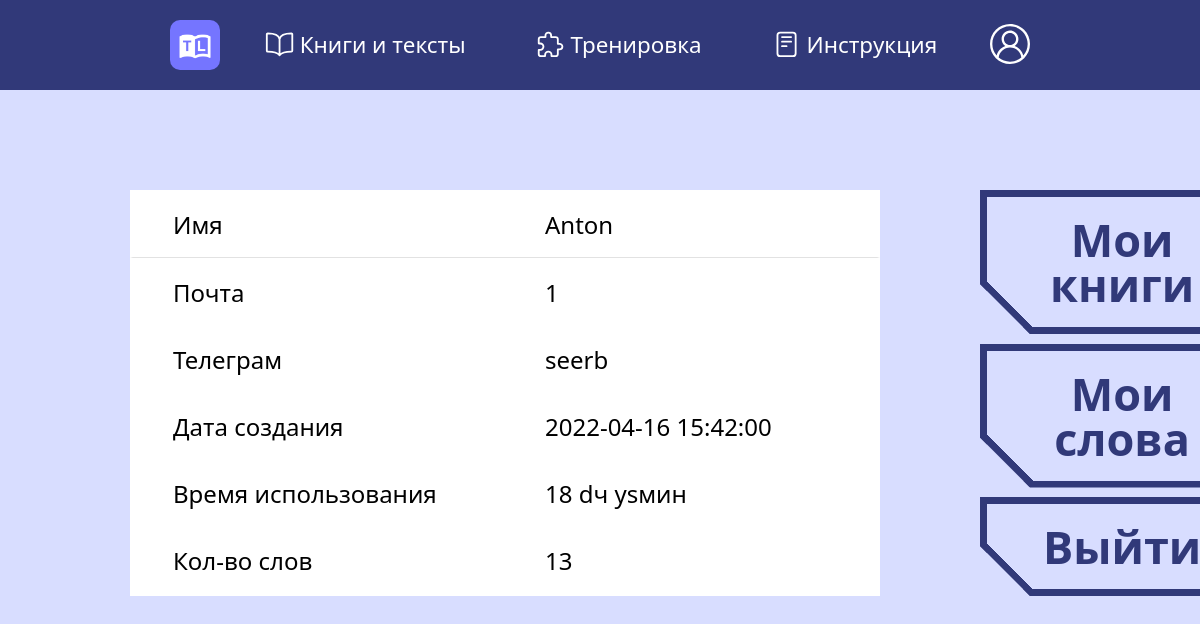
Screenshot of /profile (signed in) with the database file from the repository.
### data/users.py (models this page shows, shortened)
class User(SqlAlchemyBase, UserMixin, SerializerMixin):
    __tablename__ = 'users'
    id = sqlalchemy.Column(sqlalchemy.Integer, primary_key=True, autoincrement=True)
    name = sqlalchemy.Column(sqlalchemy.VARCHAR, nullable=False, unique=True)
    email = sqlalchemy.Column(sqlalchemy.VARCHAR, nullable=False, unique=True)
    telegram_id = sqlalchemy.Column(sqlalchemy.VARCHAR, nullable=True, unique=True)
    hashed_password = sqlalchemy.Column(sqlalchemy.VARCHAR, nullable=False, unique=False)
    created_date = sqlalchemy.Column(sqlalchemy.DateTime, default=datetime.datetime.now)
    status = sqlalchemy.Column(sqlalchemy.VARCHAR, default='user')
    level_id = sqlalchemy.Column(sqlalchemy.Integer, sqlalchemy.ForeignKey("levels.level_id"))
    words = sqlalchemy.Column(sqlalchemy.VARCHAR, nullable=True)
    level = orm.relation("Level")

### main.py (the view)
@app.route("/profile")
@login_required
def profile():
    created_time = datetime.datetime.strptime(str(current_user.created_date)[:-10], "%Y-%m-%d %H:%M")
    using_time = str(datetime.datetime.now() - created_time)[:-10].replace('days,', 'дн')
    print(using_time)
    using_time = using_time[:-3] + "ч " + using_time[-2:] + "мин"
    print(using_time)
    items_list = [
        ["Имя", current_user.name], ["Почта", current_user.email],
        ["Телеграм", current_user.telegram_id if current_user.telegram_id is not None else "Не указан"],
        ["Дата создания", str(created_time)],
        ["Время использования", using_time],
        ["Кол-во слов", len(current_user.words.split(","))],
        ]
    return render_template("profile.html", items_list=items_list)

### data/db_session.py (called while the page is built)
def create_session() -> Session:
    global __factory
    return __factory()

### main.py (called while the page is built)
@login_manager.user_loader
def load_user(user_id):
    db_sess = db_session.create_session()
    return db_sess.query(User).get(user_id)

### templates/profile.html
{% extends "base.html" %} {% block content %}
<div class="profile">
    <div class="profile__container">
        <div class="profile__info">
            {% for inform in items_list %}
            <div class="profile__item">
                <div class="profile__title">{{ inform[0] }}</div>
                <div class="profile__description">{{ inform[1] }}</div>
            </div>
            {% endfor %}
        </div>
        <div class="profile__buttons">
            <div class="profile__button button">
                <a href="/books">Мои книги</a>
            </div>
            <div class="profile__button button">
                <a href="/words">Мои слова</a>
            </div>
            <div class="profile__button button">
                <a href="/logout">Выйти</a>
            </div>
        </div>
    </div>
</div>
{% endblock %}

### static/css/style.css (style rules this page uses)
:root { --dark-background-color: #313979; --background-color: #d8ddff; --garmonic-bg-color: #e3e7ff; }
* { font-family: system-ui; padding: 0; margin: 0; border: 0; }
*, *:before, *:after { -moz-box-sizing: border-box; -webkit-box-sizing: border-box; box-sizing: border-box; }
html, body { height: 100%; width: 100%; font-size: 100%; line-height: 1; font-size: 14px; -ms-text-size-adjust: 100%; -moz-text-size-adjust: 100%; -webkit-text-size-adjust: 100%; }
a { text-decoration: none; }
* { -webkit-tap-highlight-color: rgba(0, 0, 0, 0); }
[class*="__container"] { max-width: 1470px; margin: 0px auto; padding: 0px 15px; }
@media (max-width: 1470px) { [class*="__container"] { max-width: 970px; } }
.button { text-align: center; --color: var(--dark-background-color); padding: 0.6em 1.4em; border: none; cursor: pointer; font-weight: bold; color: var(--color); background: linear-gradient(to bottom left, var(--color) 50%, #0000 50.1%) top right, linear-gradient(to top right, var(--color) 50%, #0000 50.1%) bottom left; background-size: calc(var(--slant) + 1.3*var(--border)) calc(var(--slant) + 1.3*var(--border)); background-repeat: no-repeat; box-shadow: 0 0 0 200px inset var(--s, #0000), 0 0 0 var(--border) inset var(--color); clip-path: polygon(0 0, calc(100% - var(--slant)) 0, 100% var(--slant), 100% 100%, var(--slant) 100%, 0 calc(100% - var(--slant))); transition: color var(--t, 0.3s), background-size 0.3s; }
::placeholder { opacity: 0.9; color: var(--dark-background-color); }
.profile { padding-top: 100px; }
.profile__container { display: flex; }
.profile__info { margin-right: 100px; min-width: 750px; font-size: 24px; }
.profile__item { display: flex; justify-content: space-between; background-color: white; border-top: 3px #fff solid; border-right: 3px #fff solid; border-left: 3px #fff solid; transition: .3s ease-out; }
.profile__item:last-child { border-bottom: 3px #fff solid; }
.profile__item:first-child { border-bottom: 1px #e2e2e2 solid; }
.profile__title { flex: 1 1 50%; border-right: 3px #fff solid; padding: 20px 40px 20px 40px; }
.profile__description { flex: 1 1 50%; padding: 20px 40px 20px 40px; }
.profile__buttons { display: flex; flex-direction: column; justify-content: space-between; }
.profile__button { --slant: 50px; --border: 7px; font-size: 45px; }
.profile__button a { color: var(--dark-background-color); transition: .7s ease; }

### rows the page displays
User: inform "Имя", name "Anton", inform "Телеграм", telegram "seerb"

### other values shown
{{ inform[0] }} "Почта" "Дата создания" "Время использования" "Кол-во слов"
{{ inform[1] }} "1" "2022-04-16 15:42:00" "18 dч ysмин" "13"
